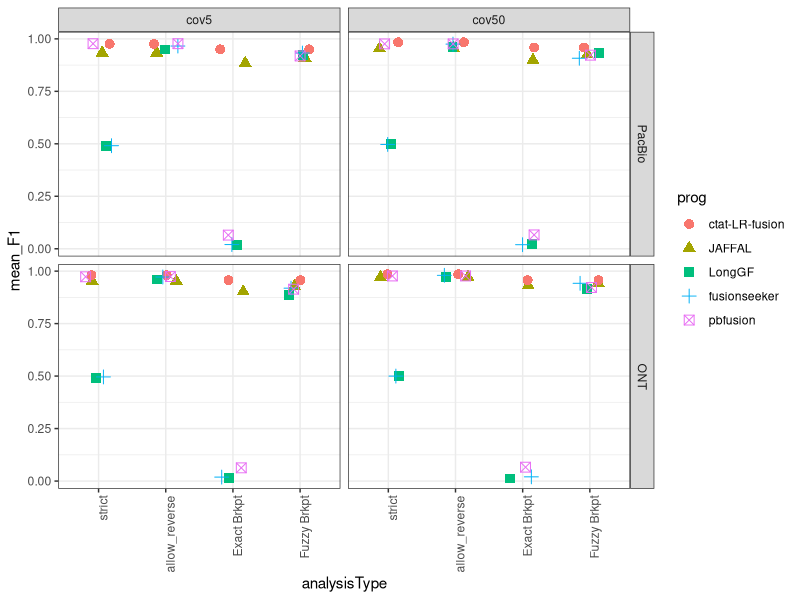
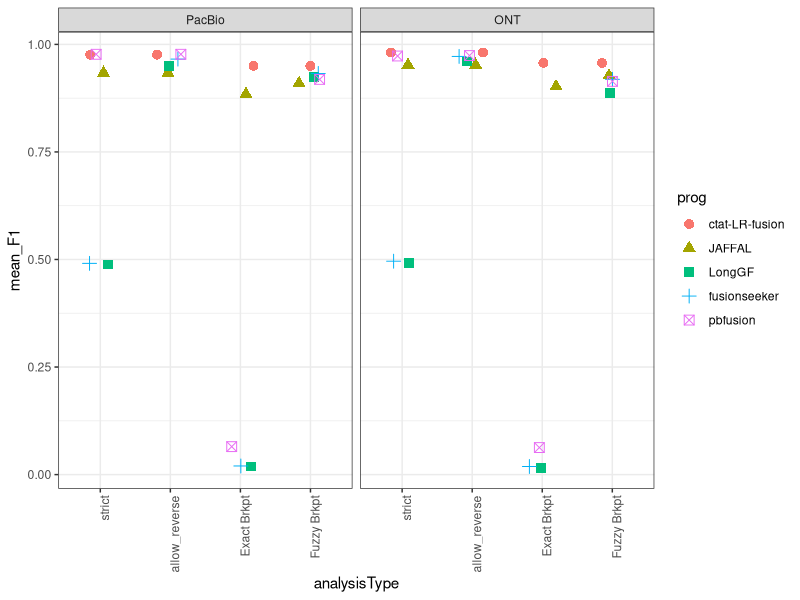
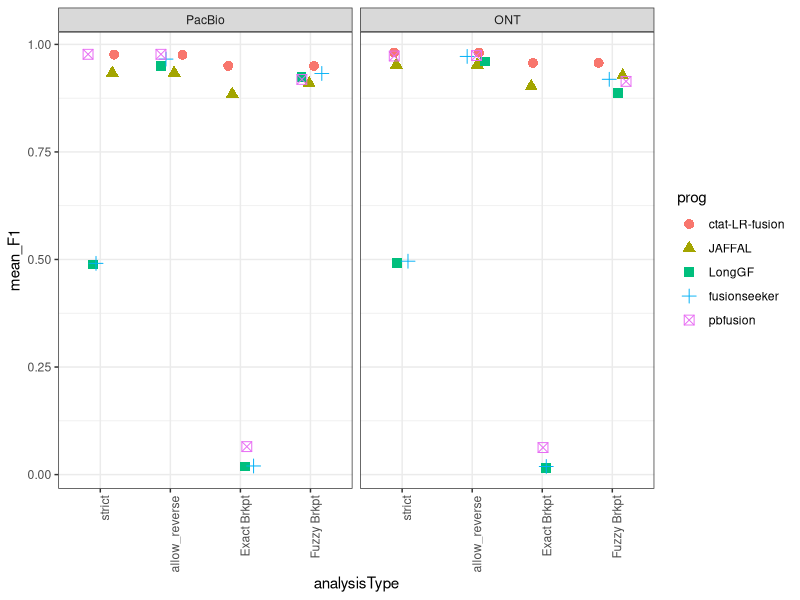

Recreate these plots in R, in order.
## ---- chunk 1
knitr::opts_chunk$set(echo = TRUE)
library(tidyverse)
## ---- chunk 2

pacbio_summary_data = read.table("1b.1.PacBio_simulations/PacBio_sim.combined_results.tsv", header=T, sep="\t")

pacbio_summary_data = pacbio_summary_data %>% mutate(seqTech = "PacBio")


pacbio_summary_data %>% head()
## ---- chunk 3

ONT_summary_data = read.table("1b.2.ONT_simulations/ONT_sim.combined_results.tsv", header=T, sep="\t")

ONT_summary_data = ONT_summary_data %>% mutate(seqTech = "ONT")

ONT_summary_data %>% head()

## ---- chunk 4

combined_data = bind_rows(pacbio_summary_data, ONT_summary_data)


combined_data %>% head()
## ---- chunk 5

combined_data$prog = factor(combined_data$prog, levels = c('ctat-LR-fusion',
                                                           'JAFFAL',
                                                           'LongGF',
                                                           'fusionseeker',
                                                           'pbfusion') )


## ---- chunk 6


combined_data %>%
    mutate(analysisType = factor(analysisType, 
                            levels=c('strict', 'allow_reverse', 'Exact Brkpt', 'Fuzzy Brkpt') )) %>%
    mutate(seqTech = factor(seqTech, levels=c("PacBio", "ONT"))) %>%
     ggplot() + theme_bw() +
     geom_jitter(aes(x=analysisType, y=mean_F1, color=prog, shape=prog), width=0.2, height=0, size=rel(3)) +
     facet_grid(vars(seqTech), vars(coverage_level)) +
     theme(axis.text.x = element_text(angle = 90, hjust = 1)) 


## ---- chunk 7

paperfig = combined_data %>%
    filter(coverage_level=="cov5") %>%
    mutate(analysisType = factor(analysisType, 
                            levels=c('strict', 'allow_reverse', 'Exact Brkpt', 'Fuzzy Brkpt') )) %>%
    mutate(seqTech = factor(seqTech, levels=c("PacBio", "ONT"))) %>%
     ggplot() + theme_bw() +
     geom_jitter(aes(x=analysisType, y=mean_F1, color=prog, shape=prog), width=0.2, height=0, size=rel(3)) +
     facet_wrap(~seqTech) +
     theme(axis.text.x = element_text(angle = 90, hjust = 1)) 


paperfig




## ---- chunk 8

ggsave(paperfig, filename="pbsim3_bmark.paperfig.svg", width=8, height=5)
